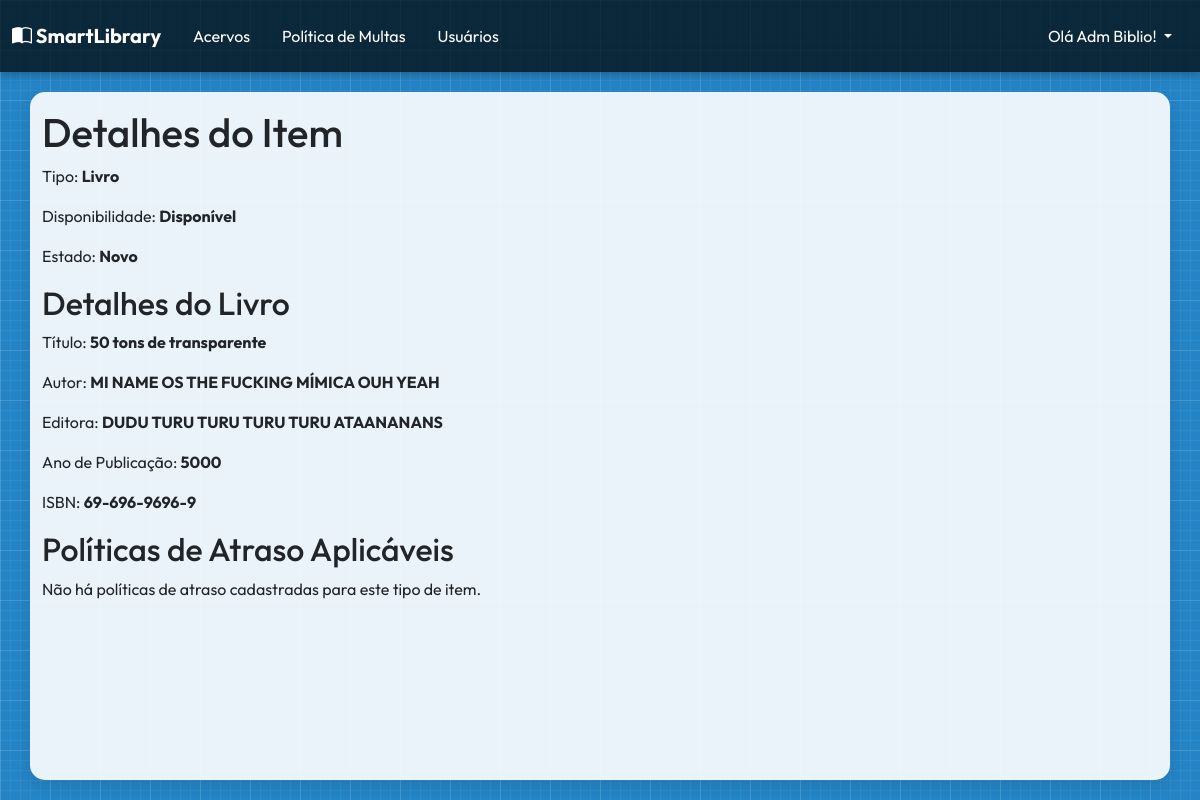
The page /collection-item/detail/11 (signed in) on the database its author committed.
### user/models.py (models this page shows, shortened)
class User(AbstractUser):
    LEITOR = 0
    FUNCIONARIO = 1
    BIBLIOTECARIO = 2
    STATUS_ATIVO = 0
    STATUS_BLOQUEADO = 1
    STATUS_SUSPENSO = 2
    USERS_TYPES_LIST = [
        (LEITOR, "Leitor"),
        (FUNCIONARIO, "Funcionário"),
        (BIBLIOTECARIO, "Bibliotecário"),
    ]
    STATUS_CHOICES = [
        (STATUS_ATIVO, "Ativo"),
        (STATUS_BLOQUEADO, "Bloqueado"),
        (STATUS_SUSPENSO, "Suspenso"),
    ]
    type_user = models.PositiveSmallIntegerField(
        choices=USERS_TYPES_LIST, default=LEITOR, verbose_name="Tipo de Usuário"
    )
    status = models.PositiveSmallIntegerField(
        choices=STATUS_CHOICES, default=STATUS_ATIVO, verbose_name="Status"
    )
    last_modified_by = models.ForeignKey(
        "self",
        on_delete=models.SET_NULL,
        null=True,
        blank=True,
        related_name="modifier",
    )
    username = models.CharField(
        max_length=150,
        unique=True,
        verbose_name="Nome Completo",
        validators=[validate_name],
        help_text="Digite seu nome e sobrenome com letra maiúscula no começo",
    )
    cpf = models.CharField(
        max_length=11,
        unique=True,
        verbose_name="CPF",
        validators=[MinLengthValidator(11), validate_cpf],
        help_text="Não use pontos nem traços",
    )
    phone = models.CharField(
        max_length=11,
        verbose_name="Telefone",
        validators=[MinLengthValidator(10), validate_phone],
        help_text="Digite seu número de celular ou telefone fixo, adicione também seu DDD.",
    )
    cgm = models.CharField(
        max_length=10,
        blank=True,
        null=True,
        unique=True,
        verbose_name="CGM",
        validators=[validate_cgm],
        help_text="Código Geral de Matrícula (10 dígitos)",
    )
    USERNAME_FIELD = "username"
    REQUIRED_FIELDS = ["email", "phone", "cpf"]
    class Meta:
        verbose_name = "Usuário"
        verbose_name_plural = "Usuários"
        ordering = ["type_user", "username"]
    def __str__(self):
        return self.username

### collection_item/models.py (models this page shows, shortened)
class CollectionItem(models.Model):
    LIVRO = 0
    NOTEBOOK = 1
    CHROMEBOOK = 2
    TABLET = 3
    COLLECTION_TYPES = [
        (LIVRO, "Livro"),
        (NOTEBOOK, "Notebook"),
        (CHROMEBOOK, "Chromebook"),
        (TABLET, "Tablet"),
    ]
    type = models.PositiveSmallIntegerField(
        choices=COLLECTION_TYPES,
        default=LIVRO,
        verbose_name="Tipo de Acervo",
        null=False,
        blank=False,
    )
    NOVO = 0
    BOM = 1
    REGULAR = 2
    RUIM = 3
    DANIFICADO = 4
    ESTADO_CONSEVACAO = {
        NOVO: "Novo",
        BOM: "Bom",
        REGULAR: "Regular",
        RUIM: "Ruim",
        DANIFICADO: "Danificado",
    }
    preservation = models.PositiveSmallIntegerField(
        verbose_name="Estado de Conservação",
        choices=ESTADO_CONSEVACAO,
        null=False,
        blank=False,
        default=NOVO,
    )
    DISPONIVEL = 0
    EMPRESTADO = 1
    RESERVADO = 2
    INATIVO = 3
    ESTADO_DISPONIVEL = {
        DISPONIVEL: "Disponível",
        EMPRESTADO: "Emprestado",
        RESERVADO: "Reservado",
        INATIVO: "Inativo",
    }
    availability = models.PositiveSmallIntegerField(
        verbose_name="Disponibilidade",
        choices=ESTADO_DISPONIVEL,
        null=False,
        blank=False,
        default=DISPONIVEL,
    )
    class Meta:
        verbose_name = "Item do Acervo"
        verbose_name_plural = "Itens do Acervo"
        ordering = ["type", "availability", "preservation"]
    def get_type_display(self):
        return dict(self.COLLECTION_TYPES).get(self.type, "Desconhecido")

class Book(CollectionItem):
    isbn = models.CharField(
        verbose_name="ISBN",
        max_length=13,
        help_text="Digite apenas números",
        validators=[validate_isbn],
    )
    title = models.CharField(verbose_name="Título da Obra", max_length=100)
    author = models.CharField(verbose_name="Autor da Obra", max_length=50)
    publisher = models.CharField(verbose_name="Editora da Obra", max_length=50)
    year_pub = models.IntegerField(verbose_name="Ano de Publicação")
    class Meta:
        verbose_name = "Livro"
        verbose_name_plural = "Livros"
        ordering = ["title"]
    def isbn_display(self):
        isbn = self.isbn
        if isbn != 13:
            return isbn[:2] + "-" + isbn[2:5] + "-" + isbn[5:9] + "-" + isbn[9:]

### collection_item/views.py (the view)
class CollectionItemDetailView(LibrarianPermissionMixin, DetailView):
    model = CollectionItem
    context_object_name = "item"
    template_name = "collection_item/collectionitem_detail.html"
    def get_context_data(self, **kwargs):
        context = super().get_context_data(**kwargs)
        item = self.object
        if item.type == CollectionItem.LIVRO:
            context["specific_item"] = Book.objects.get(pk=item.pk)
        else:
            context["specific_item"] = Equipment.objects.get(pk=item.pk)
        context["delaypolicy_list"] = DelayPolicy.objects.filter(type_item=item.type)
        return context

### user/views.py (called while the page is built)
    def dispatch(self, request, *args, **kwargs):
        if (
            not request.user.is_authenticated
            or request.user.type_user != User.BIBLIOTECARIO
            or not request.user.is_superuser
        ):
            messages.warning(
                request, "Acesso restrito a Bibliotecários e Administradores"
            )
            return HttpResponseRedirect(reverse_lazy("home_page"))
        return super().dispatch(request, *args, **kwargs)

### collection_item/templates/collection_item/collectionitem_detail.html (shortened to what this page needs)
{% extends "base.html" %}
{% block main_content %}
<h1>Detalhes do Item</h1>
<p>Tipo: <strong>{{ item.get_type_display }}</strong></p>
<p>Disponibilidade: <strong>{{ item.get_availability_display }}</strong></p>
<p>Estado: <strong>{{ item.get_preservation_display }}</strong></p>
{% if item.type == 0 %}
    <h2>Detalhes do Livro</h2>
    <p>Título: <strong>{{ specific_item.title }}</strong></p>
    <p>Autor: <strong>{{ specific_item.author }}</strong></p>
    <p>Editora: <strong>{{ specific_item.publisher }}</strong></p>
    <p>Ano de Publicação: <strong>{{ specific_item.year_pub }}</strong></p>
    <p>ISBN: <strong>{{ specific_item.isbn_display }}</strong></p>
{% else %}
    <h2>Detalhes do Equipamento</h2>
    <p>Número de Série: <strong>{{ specific_item.serial_number }}</strong></p>
    <p>Marca/Modelo: <strong>{{ specific_item.brand }}</strong></p>
    <p>Especificações: <strong>{{ specific_item.specifications }}</strong></p>
{% endif %}
<h2>Políticas de Atraso Aplicáveis</h2>
{% if delaypolicy_list %}
    <ul>
    {% for policy in delaypolicy_list %}
        <li>
            Política #{{ policy.pk }} -
            Tipo de Usuário: <strong>{{ policy.get_type_user_display }}</strong> -
            Valor da multa: <strong>{{ policy.fine_value_formatted }}</strong> -
            Prazo: <strong>{{ policy.max_days }} dias</strong>
        </li>
    {% endfor %}
    </ul>
{% else %}
    <p>Não há políticas de atraso cadastradas para este tipo de item.</p>
{% endif %}
{% endblock main_content %}

### templates/base.html (shortened to what this page needs)
{% load static %}
<!DOCTYPE html>
<html lang="pt-br">
<head>
    <link href="https://cdn.jsdelivr.net/npm/bootstrap@5.3.6/dist/css/bootstrap.min.css" rel="stylesheet">
    <link rel="stylesheet" href="{% static "css/style.css" %}">
</head>
<body>
    <header>
        <nav class="navbar navbar-expand-lg" data-bs-theme="dark" style="width: 100%;">
        <div class="container-fluid">
                <div class="logo">
                    <a class="navbar-brand" href="{% url "home_page" %}"><i class="bi bi-book-half"></i> SmartLibrary</a>
                </div>
                <div class="collapse navbar-collapse" id="navbarNavDropdown">
                    <ul class="navbar-nav flex-fill">
                        {% if user.is_authenticated %}
                                <li class="nav-item p-2"><a class="nav-link active button-jump" aria-current="page" href="{% url "collection_item_list" %}">Acervos</a></li>
                            {% if user.type_user == 2 %}
                                <li class="nav-item p-2"><a class="nav-link active button-jump" aria-current="page" href="{% url "delay_policy_list" %}">Política de Multas</a></li>
                                <li class="nav-item p-2">
                                    <a class="nav-link active button-jump" aria-current="page" href="{% url "user_list" %}">Usuários</a>
                                </li>
                            {% endif %}
                        {% endif %}
                    </ul>
                    <ul class="navbar-nav ms-auto">
                        {% if not user.is_authenticated %}
                            <li class="nav-item p-2">
                                <a class="nav-link active button-jump" href="{% url "user_login" %}"><i class="bi bi-person-circle"></i> Entrar</a>
                            </li>
                        {% else %}
                            <li class="nav-item dropdown p-2">
                                <a class="nav-link dropdown-toggle text-white" href="#" role="button" data-bs-toggle="dropdown" aria-expanded="false">
                                    Olá {{ user }}!
                                </a>
                            </li>
                        {% endif %}
                    </ul>
                </div>
            </div>
        </nav>
    </header>
    <main class="container">
        {% block main_content %}
        {% endblock main_content %}
    </main>
</body>
</html>

### static/css/style.css (style rules this page uses)
* { font-family: "Outfit", sans-serif; }
:root { --primary-color: #2484c5; --secondary-color: #f8f9fa; }
body { min-height: 100vh; margin: 0; background-color: var(--primary-color); background-image: linear-gradient(rgba(255, 255, 255, 0.1) 1px, transparent 1px), linear-gradient(90deg, rgba(255, 255, 255, 0.1) 1px, transparent 1px), linear-gradient(rgba(255, 255, 255, 0.05) 1px, transparent 1px), linear-gradient(90deg, rgba(255, 255, 255, 0.05) 1px, transparent 1px); background-size: 50px 50px, 50px 50px, 10px 10px, 10px 10px; position: relative; overflow-x: hidden; display: flex; flex-direction: column; font-family: 'Segoe UI', Tahoma, Geneva, Verdana, sans-serif; }
header { background-color: rgba(0, 0, 0, 0.7); color: white; box-shadow: 0 2px 10px rgba(0, 0, 0, 0.3); display: flex; justify-content: space-between; align-items: center; }
.logo { font-size: 1.5rem; font-weight: bold; display: flex; align-items: center; gap: 10px; }
main { flex: 1; padding: 1rem 2rem; background-color: rgba(255, 255, 255, 0.9); margin: 20px; border-radius: 15px; box-shadow: 0 5px 15px rgba(0, 0, 0, 0.1); }
.button-jump { transition: transform 0.3s ease, box-shadow 0.3s ease; }

### rows shown on the page
User: username "Adm Biblio"
CollectionItem: type "Livro", availability "Disponível", preservation "Novo"
Book: title "50 tons de transparente", author "MI NAME OS THE FUCKING MÍMICA OUH YEAH", publisher "DUDU TURU TURU TURU TURU ATAANANANS", year_pub "5000", isbn_display "69-696-9696-9"
